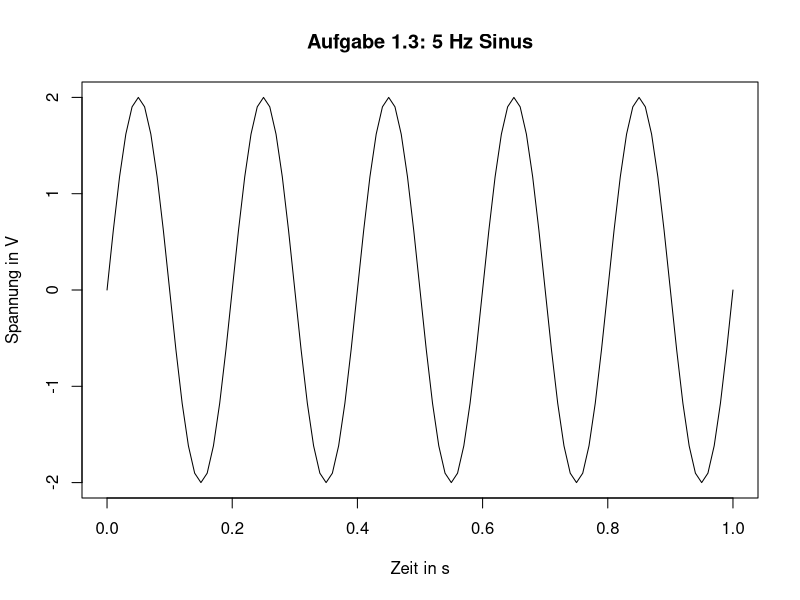

The R script that drew this image:
# Aufgabe 1.3

A = 2;
f = 5;

w = 2*pi*f

t = seq(0,1,0.01);

x = A*sin(w*t);

plot(t,x,type="l", main= "Aufgabe 1.3: 5 Hz Sinus", ylab = "Spannung in V", xlab = "Zeit in s");


